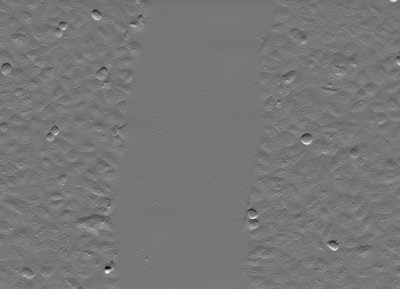
#> input picture images/scratch.jpg, 400 x 289 px; the run also reads 1 picture not shown here
$ jupyter execute '21 - Scratch assay analysis with just 5 lines code in Python.ipynb'
#> lines starting #> are read from the running program, lines starting #| are printed output that depends on the picture; after the words box and inside, x2 and y2 are one past the last pixel; in counts of white or black regions, pixels touching at a corner belong together; long printed decimals are rounded
21 - Scratch assay analysis with just 5 lines code in Python
1.   img seg
2.   for loop
3.   make fig

[cell 1]
from google.colab import drive
import os
drive.mount('/content/gdrive')
path = r'/content/gdrive/My Drive/Colab Notebooks/screeni_practice'
os.chdir( path )

[cell 2]
from skimage.filters.rank import entropy
from skimage.morphology import disk

from skimage import io
import matplotlib.pyplot as plt
import numpy as np

from skimage.filters import threshold_otsu
import glob

[cell 3]
img = io.imread('images/scratch.jpg')
#> img is the input picture: shape (289, 400); min 0, max 255, mean 118.6
plt.imshow(img)

[cell 4]
entropy_img = entropy(img, disk(12))
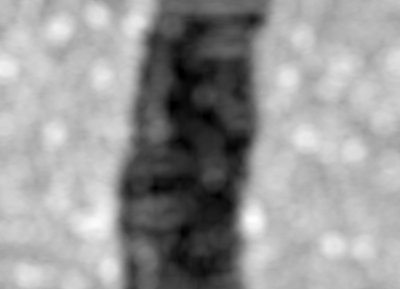
#> entropy_img: shape (289, 400) float64; min 0, max 6.14, mean 3.67; drawn with min black and max white
thresh = threshold_otsu(entropy_img)
#> thresh = 3.01
# print(thresh)
# plt.imshow(entropy_img)
binary = entropy_img <= thresh
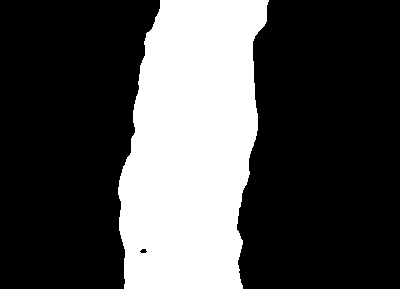
#> binary: shape (289, 400) bool; 29.5% white; 1 white region, box (x1, y1, x2, y2) and area: (118, 0, 269, 289) 34056
plt.imshow(binary)
print(np.sum(binary == 1))
#| 34056

[cell 5]
time = 0
time_list = []
area_list = []
path = 'images/scratch_assay/*.*'

for file in sorted(glob.glob(path)):


  img = io.imread(file)
  entropy_img = entropy(img, disk(12))
  thresh = threshold_otsu(entropy_img)
  binary = entropy_img <= thresh
  scratch_area = np.sum(binary == True)
#> scratch_area = 34056
  print(file, time, scratch_area)
#| images/scratch_assay/Scratch0.jpg 0 34056
  time_list.append(time)
  area_list.append(scratch_area)
  time += 1
#> pass 2 of the loop `for file in sorted(glob.glob(path)):`:
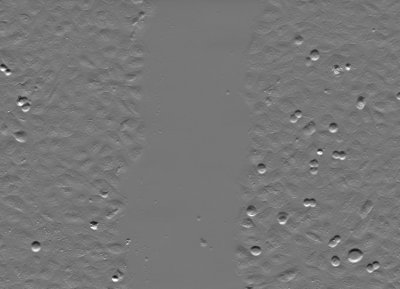
#> input picture images/scratch_assay/Scratch1.jpg, 400 x 289 px
#> img is the input picture: shape (289, 400); min 14, max 255, mean 118.6
#> `entropy_img = entropy(img, disk(12))`:
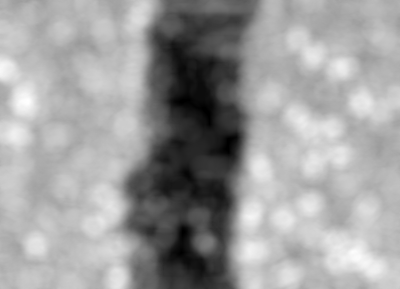
#> entropy_img: shape (289, 400) float64; min 0, max 6.28, mean 3.88; drawn with min black and max white
#> `thresh = threshold_otsu(entropy_img)`: thresh = 3.06
#> `binary = entropy_img <= thresh`:
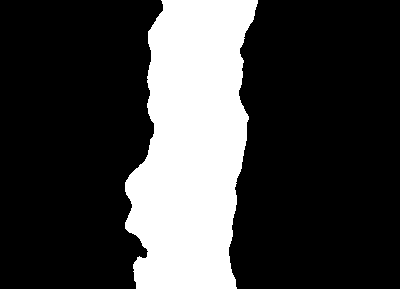
#> binary: shape (289, 400) bool; 24.4% white; 1 white region, box (x1, y1, x2, y2) and area: (125, 0, 258, 289) 28218
#> scratch_area = 28218
#| images/scratch_assay/Scratch1.jpg 1 28218
#> pass 3 of the loop `for file in sorted(glob.glob(path)):`:
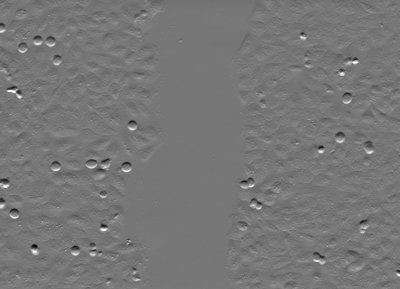
#> input picture images/scratch_assay/Scratch2.jpg, 400 x 289 px
#> img is the input picture: shape (289, 400); min 0, max 255, mean 118.6
#> `entropy_img = entropy(img, disk(12))`:
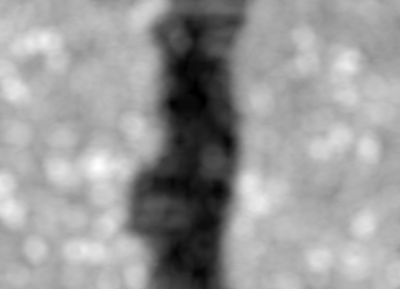
#> entropy_img: shape (289, 400) float64; min 0, max 6.65, mean 4.02; drawn with min black and max white
#> `thresh = threshold_otsu(entropy_img)`: thresh = 3.03
#> `binary = entropy_img <= thresh`:
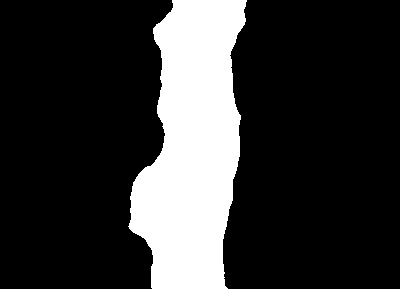
#> binary: shape (289, 400) bool; 20.4% white; 1 white region, box (x1, y1, x2, y2) and area: (128, 0, 247, 289) 23536
#> scratch_area = 23536
#| images/scratch_assay/Scratch2.jpg 2 23536

# print(time_list, area_list)
plt.plot(time_list, area_list, 'bo')

from scipy.stats import linregress
slope, intercept, rvalue, pvalue, stderr = linregress(time_list, area_list)
#> slope = -5260; intercept = 33863.3; rvalue = -0.998; pvalue = 0.0403; stderr = 333.7
print('y = ', slope, 'x', '+', intercept)
#| y =  -5260.0 x + 33863.333
print('R\N{SUPERSCRIPT TWO} = ', rvalue**2)
#| R² =  0.996
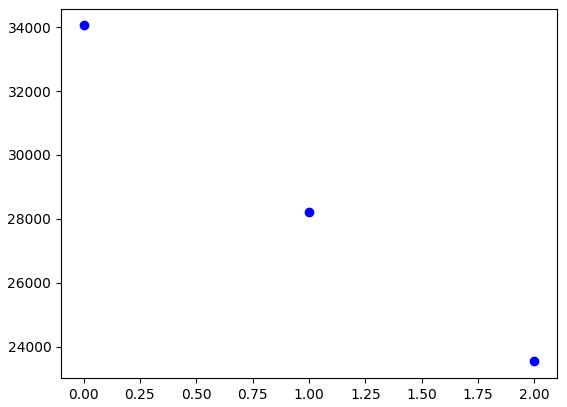
#> figure drawn by matplotlib, 1 panel
